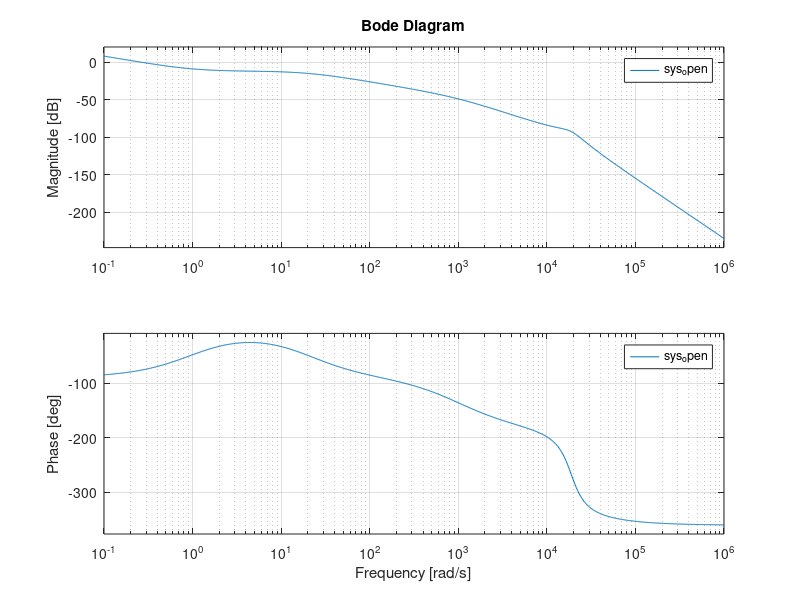
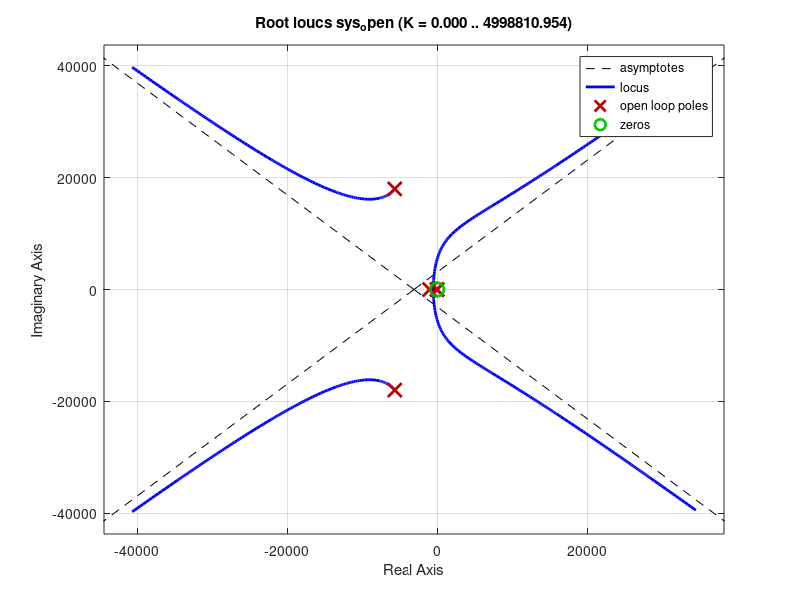

Write MATLAB code to recreate these figures, in order. (Note: this script raises an error after producing the figures.)

sys_pd = tf([1 1], 1)

Tao_1 = 10^-3
sys_motor_coil = tf(5, [Tao_1, 1])

Tao_2 = 1/20
sys_arm = tf(0.05, conv([1 0], [Tao_2, 1]))

zet = 0.3
w_n = 18.85e03
sys_flexure_and_head = tf(1, [w_n^-2 2*zet/w_n 1])

sys_open = minreal(sys_pd * sys_motor_coil * sys_arm * sys_flexure_and_head)
figure(1); bode(sys_open)
figure(2); rlocus(sys_open)
K = 400
sys = minreal(feedback(K*sys_open, 1))
figure(3); stepplot(sys); stepinfo(sys)
figure(4); pzplot(sys)
figure(5); bode(sys)
